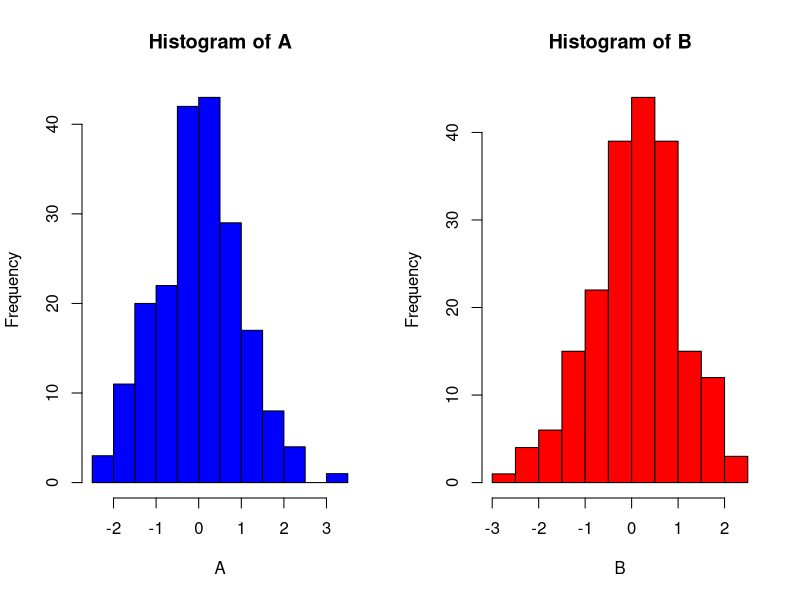

The R source for this figure:
## ---- chunk 1
library(dplyr)

mydata <- tibble(
  a = rnorm(200),
  b = rnorm(200),
  c = rnorm(200))
## ---- chunk 2
# First Variable: Mean, Stdev ad CV
m.1 <- mean(mydata$a)
sd.1 <- sd(mydata$a)
cv.1 <- sd.1/m.1

# Second Variable: Mean, Stdev ad CV
m.2 <- mean(mydata$b)
sd.2 <- sd(mydata$b)
cv.2 <- sd.2/m.2

# Third Variable: Mean, Stdev ad CV
m.3 <- mean(mydata$c)
sd.3 <- sd(mydata$c)
cv.3 <- sd.3/m.3

# Coeffient of Variations
cv <- c(cv.1,cv.2,cv.3)
names(cv) <- c("Coeff. Var. A", "Coeff. Var. B", "Coeff. Var. C")
cv
## ---- chunk 3
coeff.variation <- function(x){
  sdev <- sd(x, na.rm = TRUE)
  m <- mean(x, na.rm = TRUE)
  cv <- sdev/m
  output <- c(m, sdev, cv)
  names(output) <- c("mean", "st. dev.", "Coeff. Var.")
  return(output)
  }
## ---- chunk 4
sapply(mydata,coeff.variation)
## ---- chunk 5
environment(coeff.variation)
## ---- chunk 6
formals(coeff.variation)
## ---- chunk 7
body(coeff.variation)
## ---- chunk 8
sum
## ---- chunk 9
plot
## ---- chunk 10
formals(par)
## ---- chunk 11
par(mfrow = c(1,2))
## ---- chunk 12
par(mfrow = c(1,2))
hist(mydata$a, col = "blue", main = "Histogram of A", xlab = "A")
hist(mydata$b, col = "red", main = "Histogram of B", xlab = "B")
## ---- chunk 13
three <- function(x){
    3
}

three(5)
three(stop("Variable x is not used"))
## ---- chunk 14
three <- function(x){
    force(x)
    3
}

three(5)
#three(stop("Variable x is not used"))
## ---- chunk 15
(function(x) x + 3)(3)
## ---- chunk 16
sapply(mydata, function(x) {sd(x, na.rm = TRUE)/mean(x, na.rm = TRUE)})
## ---- chunk 17
sum.three <- function(x){
  x <- x + 3
}
## ---- chunk 18
sum.three(3)


typeof(sum.three(3))
class(sum.three(3))
## ---- chunk 19
withVisible(sum.three(3))
## ---- chunk 20
(sum.three(3))
## ---- chunk 21
sum.three <- function(x){
  x <- x + 3
  x
}

sum.three(3)
## ---- chunk 22
sum.three <- function(x){
  x + 3
}

sum.three(3)
## ---- chunk 23
sum.three <- function(x){
  x <<- x + 3
}

sum.three(3)
## ---- chunk 24
assign("var", 3)

# Before running the following piece of code, you should empty the environment in order to see the error
"var" %>% assign(9)
x
## ---- chunk 25
# In contrast with the previous code, once we make the environment explicit, the code runs smoothly
env <- environment()
"v" %>% assign(9, envir = env)
## ---- chunk 26
data("starwars")
starwars2 <- starwars[, unlist(lapply(starwars, is.numeric))]
vapply(starwars2, function(x){mean(x, na.rm = TRUE)}, numeric(1))
## ---- chunk 27
vapply(starwars2, mean, numeric(1))
## ---- chunk 28
starwars %>%
  select(which(sapply(., is.numeric))) %>%
  summarise_all(funs(mean(., na.rm = TRUE)))
## ---- chunk 29
library(purrr)

starwars %>%
  keep(is.numeric) %>%
  summarise_all(funs(mean(., na.rm = TRUE)))
  # mutate_if(is.numeric, format, 4)
## ---- chunk 30
deposit_2 <- function(total, amount){
  total <<- total + amount
}
## ---- chunk 31
account <- function(total){
  list(
    deposit = function(amount){
      if(amount <= 0){
        cat("The deposit must be positive")
      } else {
        total <<- total + amount
        cat(amount, " deposited. Your balance is ", total, "\n\n")
      }
    },
    withdraw = function(amount){
      if(amount > total){
        cat("You do not have hat amount of money")
      } else {
        total <<- total - amount
        cat(amount, " withdrawn. Your balance is ", total,"\n\n")
      }
    },
    balance = function(){
      cat("Your balance is ", total, "\n\n")
    }
  )
}
## ---- chunk 32
account()
## ---- chunk 33
base_account <- account(100)

base_account$deposit(20)
base_account$balance()
